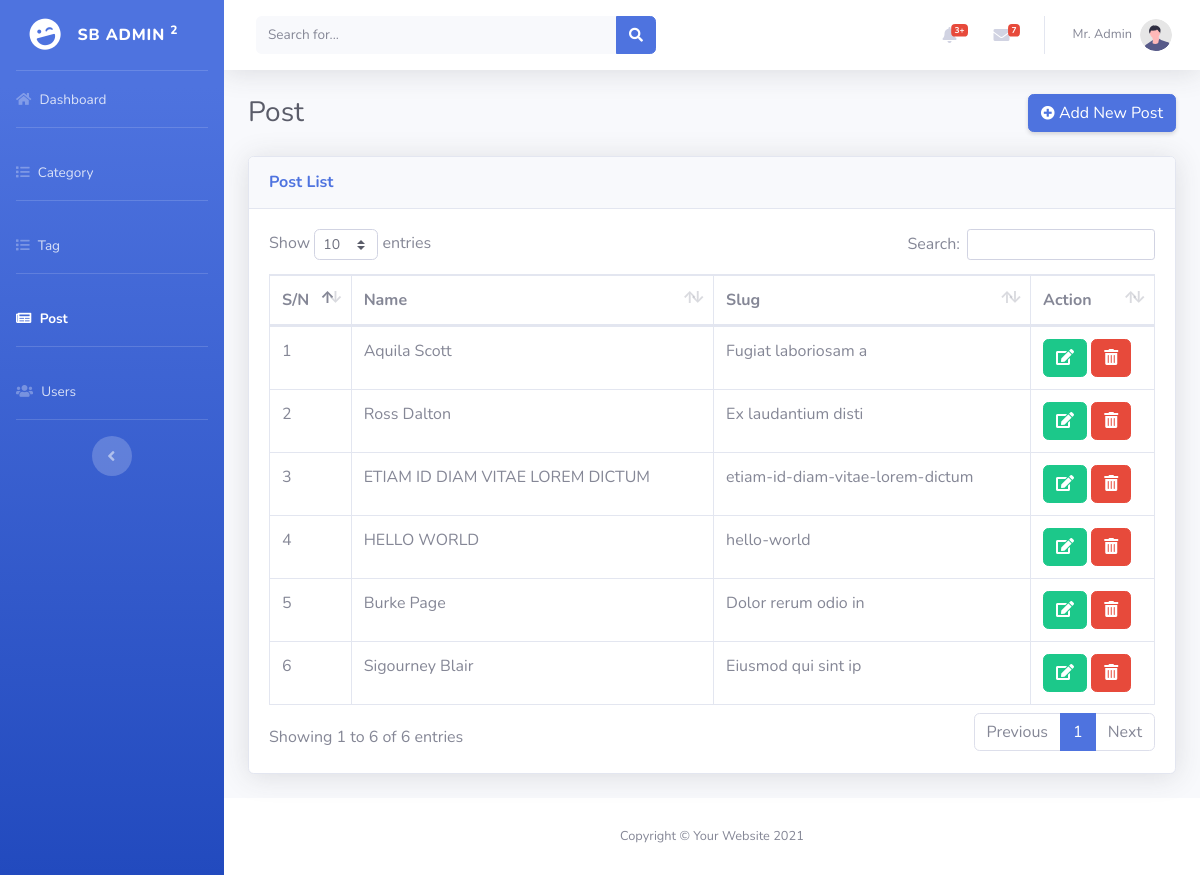
Before: /admin/post.php (signed in) with the older database file.
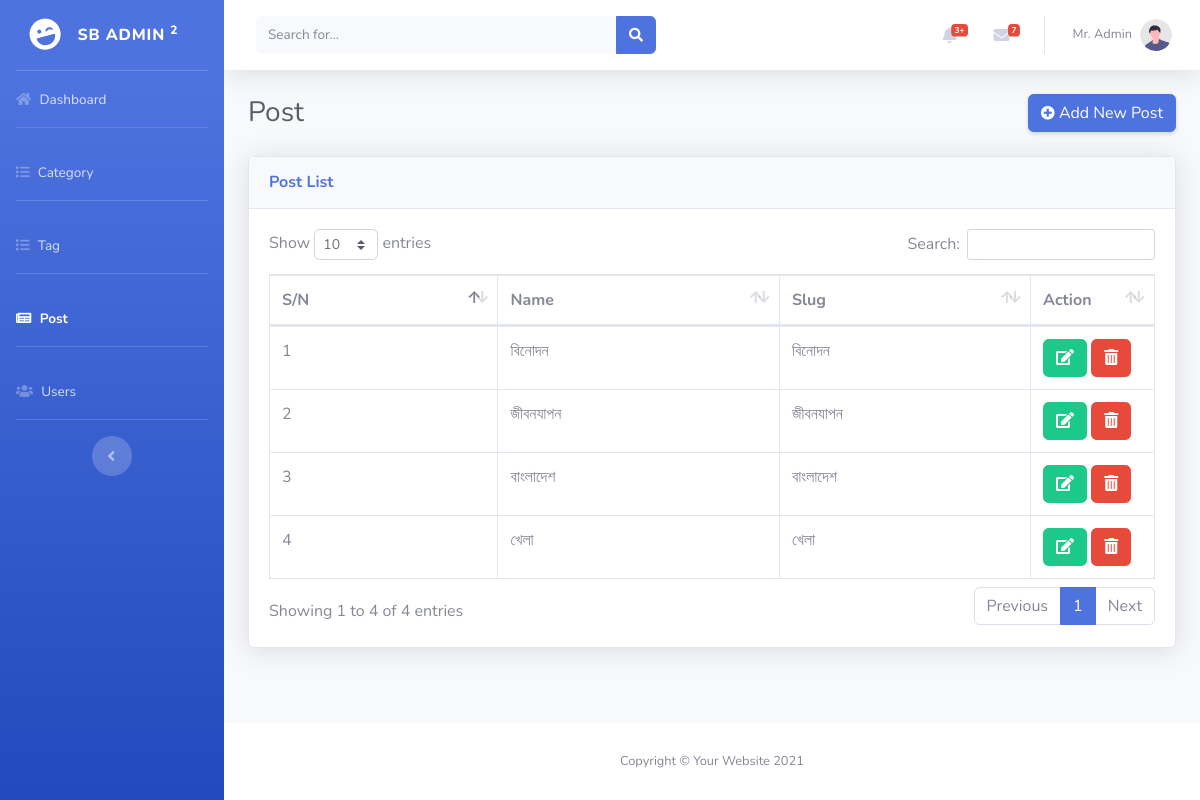
After: the same page with the newer database file.
### tables this page shows
CREATE TABLE `category` (
  `id` bigint NOT NULL,
  `name` varchar(255) NOT NULL,
  `slug` varchar(255) NOT NULL
);

### admin/post.php (the view, shortened to what this page needs)
<?php
include "layout/head.php";
?>
<div id="wrapper">
    <?php
    include "layout/sidebar.php";
    ?>
    <div id="content-wrapper" class="d-flex flex-column">
        <div id="content">
            <?php
            include "layout/topbar.php";
            ?>
            <div class="container-fluid">
                <div class="d-sm-flex align-items-center justify-content-between mb-4">
                    <h1 class="h3 mb-0 text-gray-800">Post</h1>
                    <a href="postCreate.php" class="d-none d-sm-inline-block btn  btn-primary shadow-sm">
                        <i class="fas fa-plus-circle fa-sm "></i>
                        Add New Post
                    </a>
                </div>
                <div class="card shadow mb-4">
                    <div class="card-header py-3">
                        <h6 class="m-0 font-weight-bold text-primary">Post List</h6>
                    </div>
                    <div class="card-body">
                        <div class="table-responsive">
                            <table class="table table-bordered" id="dataTable" width="100%" cellspacing="0">
                                <thead>
                                    <tr>
                                        <th>S/N</th>
                                        <th>Name</th>
                                        <th>Slug</th>
                                        <th>Action</th>
                                    </tr>
                                </thead>
                                <tbody>
                                    <?php
                                    $sql = "SELECT * FROM category";
                                    $stmt = $conn->prepare($sql);
                                    $stmt->execute();
                                    $categories = $stmt->fetchAll(PDO::FETCH_OBJ);
                                    if ($categories) {
                                        foreach ($categories as $key => $category) { ?>
                                            <tr>
                                                <td><?php echo $key + 1; ?></td>
                                                <td><?php echo $category->name; ?></td>
                                                <td><?php echo $category->slug; ?></td>
                                                <td width="14%">
                                                    <a href="categoryEdit.php?id=<?php echo $category->id; ?>" class="btn btn-success"><i class="fas fa-edit"></i></a>
                                                    <a href="categoryDelete.php?id=<?php echo $category->id; ?>" onclick="return confirm('Are you sure to delete?')" class="btn btn-danger"><i class="fas fa-trash-alt"></i></a>
                                                </td>
                                            </tr>
                                    <?php
                                        }
                                    }
                                    ?>
                                </tbody>
                            </table>
                        </div>
                    </div>
                </div>
            </div>
        </div>
        <?php
        include "layout/footer.php";
        ?>
        </body>
        </html>

Changed rows visible on the page:
removed category: name "Aquila Scott", slug "Fugiat laboriosam a"
removed category: name "Ross Dalton", slug "Ex laudantium disti"
removed category: name "ETIAM ID DIAM VITAE LOREM DICTUM", slug "etiam-id-diam-vitae-lorem-dictum"
removed category: name "HELLO WORLD", slug "hello-world"
removed category: name "Burke Page", slug "Dolor rerum odio in"
removed category: name "Sigourney Blair", slug "Eiusmod qui sint ip"
added category: name "বিনোদন", slug "বিনোদন"
added category: name "জীবনযাপন", slug "জীবনযাপন"
added category: name "বাংলাদেশ", slug "বাংলাদেশ"
added category: name "খেলা", slug "খেলা"
Other visible differences:
text written by a page script: "Show entries Search: Showing 1 to 6 of 6 entries Previous 1 Next" → "Show entries Search: Showing 1 to 4 of 4 entries Previous 1 Next"
